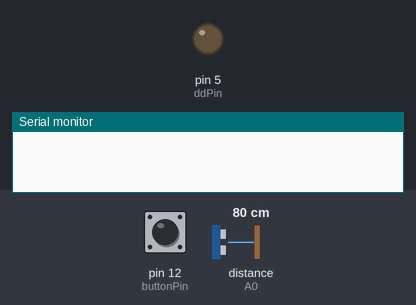
The sketch below on a simulated Arduino Uno, built with avr-gcc and run on an emulated ATmega328P. Parts: output pins drawn as LEDs (lit = HIGH), the last lines printed to the serial monitor. The test bench sets the inputs (shaded band); at power-on: pin 12 (buttonPin) HIGH, distance to the obstacle (sensor on A0) 80 cm. The echo pulse lasts 58.3 µs per cm.

Above: at 0.2 s.
At 3.4 s:
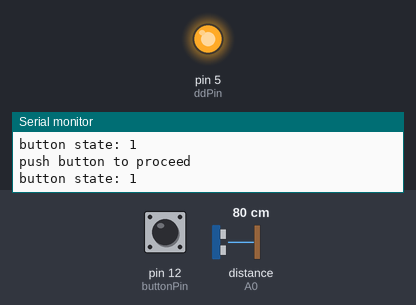
3.5 s: pin 12 (buttonPin) pulled LOW for 0.15 s
5.5 s: distance to the obstacle (sensor on A0) set to 18 cm
8.5 s: distance to the obstacle (sensor on A0) set to 120 cm
Timing chart, 0 to 11.5 s (numbered marks = the images above; inputs shaded):
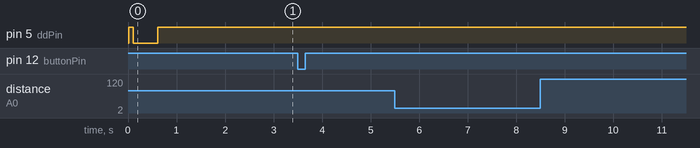

The sketch:

projectFinalV1.ino
```cpp
/*****************************************************************************
 * Rob Sveinson
 * Comp 444 final project
 * Line following roomba
 *
 * Using a Sparkfun line foolower array and a sonar sensor get a roomba to follow
 * a dark line on a light bachground. This will be developed in 5 stages as follows;
 *
 * Stage 1 Sonar: Get the roomba to move in a relatively straight line and stop
 * when approaching an obstacle. This is necessary to protect the line follower
 * array that sticks out in front of the roomba.
 *
 * Stage 2 No controller: Get the roomba to follow the line without applying
 * any control mechanisms. Simply apply additional power to the appropriate
 * wheel when the roombo starts to go off course.
 *
 * Stage 3 Proportional control: Add proportional control so the power is applied
 * proportional to the error. This should eliminate most of the oscilation
 * form the no control version
 *
 * Stage 4 Integral control: Add integral control so that the application of power
 * is affected by the total error. This will hasten the system's stabalization and account
 * for any steady state error.
 *
 * Staghe 5 Derivative control: Add derivative control so that the application of power
 * is affected by the instantaneous slope of the line tangent to the error curve. This will
 * allow the system to settle more quickly by eliminating, or reducing, overshoot, meaning the
 * robot will start to correct before it passes the set point.
 *
 * This is stage 0: run the roomba in a straight line and stop when it gets to withing
 * about 20cm of an obstacle. This safety zone may need some adjustment later but that will
 * be a pretty simple matter.
 */

#include<SoftwareSerial.h>
#define SIG A0

// global scope

const float PIE = 3.14159;        // value of pi used in calculating angles
const int SAFEDIST = 20;          // 20cm safety zone, used for sonar

// pin assignments for arduino to roomba 7 mini-din port

int rxPin = 9;        // from arduino(9) to roomba pin(4) white wire
int txPin = 11;       // to arduino(11) from roomba pin(3) red wire
int ddPin = 5;        // device detect used to wake up roomba
                      // from arduino(5) to roomba pin(5) yellow wire
int buttonPin = 12;   // hold operation until button is pressed

// sonar variables
unsigned long rxTime;   // return time of sonar pulse
float distance;         // distance calculated form return time

SoftwareSerial mySerial(rxPin, txPin);  // new port with 9rx and 11tx
                                  // this means pin 4 on roomba connects to pin 9 on arduino
                                  // pin 3 on roomba connects to pin 11 on arduino

/*****************************************************************
 * start the serial port to print to serial monitor
 * print opening message to serial monitor
 *
 * start mySerial at 19200 baud
 *
 * put roomba into passive mode opcode 128
 * put roomba into safe mode opcode 130 or 131, they seem to do the same thing
 */
void setup(){
  Serial.begin(9600);       // start serial port for monitor
  //Serial.println("hello dave");

  mySerial.begin(19200);       // start software serial for communicating with roomba
                                // use software serial because roomba's tx doesn't always
                                // carry enough voltage to meet arduino's requirements
  delay(10);              // set a short delay to allow the command to propegate

  pinMode (ddPin, OUTPUT);            // set ddPin(5) to output, that's from arduino to roomba
  pinMode(buttonPin, INPUT_PULLUP);   // set the buttonPin(12) as in pullup input pin

  // *** wake up roomba
  wakeUp(); // 2 second delay built into the wakeUp() function

  // ** set roomba mode
  setMode(128);           // put roomba into passive mode
  setMode(131);           // put roomba into safe mode
                          // roomba is now ready to receive commands

  //readyDance();         // jiggle to signal ready to go
  playBeep();             // beep once to indicate waiting for button press
  waitForButton();        // wait for the button to be pushed

  //Serial.println("roomba initialized into safe mode, ready to go");
} // end setup

void loop(){

  // send a high and low ping from the sonar sensor
  ping();
  distance = calcDistance();    // calculate the distance to an object

// drive forward until an obstacle is detected
  while((int)distance > SAFEDIST){
   driveWheels(150, 150);
   ping();
   distance = calcDistance();
   Serial.print("distance to obstacle: ");
   Serial.println(distance);
  } // end while
  stopDrive();
  delay(2000);

  // turn CW about 180 degrees
  //turnCCW(183);

  ping();
  distance = calcDistance();
// drive forward until an obstacle is detected
  while((int)distance > 10){
   driveWheels(150, 150);
   ping();
   distance = calcDistance();
   Serial.print("distance to obstacle: ");
   Serial.println(distance);
  } // end while
  stopDrive();
  delay(2000);

  stopDrive();

/*
  while((int)distance < 100){
    ping();
    distance = calcDistance();
    driveWheels(-100, 100);
  }
*/
  //stopDrive();
  //mySerial.write(173);      // go to off mode


} // end loop

// ************** my functions *****************
/*************************************************
* receive somar echo and calculate distance
***************************************************/

void getInfo(void){
  if (mySerial.available())   //First order of business: listen to Roomba
    Serial.println(mySerial.read());   //writes to USB input from soft serial if connected to laptop serial monitor

} // end getInfo

float calcDistance(void){
  float d;
  // reset pinmode to input to receive the echo
  pinMode(SIG, INPUT);

  // wait for SIG to go high, first echo, start timing
  rxTime = pulseIn(SIG, HIGH);

  // calculate distance based on signal return time
  d = (float)rxTime * 34 / 2000.0;    // convert using mach 1
 return d;
} // end ping

/*************************************************
* send a high and low ping from the sonar sensor
***************************************************/
void ping(void){
  pinMode(SIG, OUTPUT);
  digitalWrite(SIG, HIGH);
  delayMicroseconds(10);
  digitalWrite(SIG, LOW);
} // end ping

/************************************************
 * beep to indicate roomba is waiting for a button press
 ***************************************************/
 void playBeep(void){
   mySerial.write("\x8c\x01\x04\x42\x20\x3e\x20\x42\x20\x3e\x20"); // [140] [1] [4] [68] [32]
   mySerial.write("\x8d\x01"); // [141] [1] play it (in slot 1)
 } // end playBeed

/**********************************************
 * do a little dance to signal that roomba is in safe mode
 * and is ready to start reciving and transmitting
 **********************************************/
 void readyDance(void){
  driveWheels(50, -50);
  delay(250);
  driveWheels(-50, 50);
  delay(500);
  driveWheels(50, -50);
  delay(250);
  stopDrive();
 } // end readyDance()

/********************************************
 * wait for button push to continue
 ********************************************/
void waitForButton(void){
  while(digitalRead(buttonPin)==HIGH){
    Serial.print("button state: ");
    Serial.println(digitalRead(buttonPin));
    Serial.println("push button to proceed");
  } // end while button pin
} // end of waitForButton()

/*******************************************
 * send code 137 to roomba to stop all motors
 ********************************************/
void stopDrive(void){
  mySerial.write(byte(137));
  mySerial.write(byte(0));
  mySerial.write(byte(0));
  mySerial.write(byte(0));
  mySerial.write(byte(0));

// shut down the oi, roomba won't respond to any commands
// cycle the power to re-set mode.
  mySerial.write(byte(173));

} // end stopdrive()

/***********************************************
 * direct drive wheel motors
 * 4 bytes are
 * right velocity high byte
 * right velocity low byte
 * left velocity high byte
 * left velocitn low byte
 *
 * constrain is used to ensure that the parameter values are within
 * range for driving roomba's wheels
 ******************************************************/
void driveWheels(int right, int left)
{
  // compensate for left pull
  float comp = left * 0.1;              // compensate for a left pull in my roomba
  left += (int)comp;
  //Serial.print("left comp speed ");
  //Serial.println(left);
  constrain(right, -500, 500);
  constrain(left, -500, 500);

  mySerial.write(145);            // send code for dirct drive
  mySerial.write(right >> 8);     // send right velocity high byte
  mySerial.write(right);          // send right velocity low byte
  mySerial.write(left >> 8);      // send left velocity high byte
  mySerial.write(left);           // send left velocity low byte
 } // end drive wheels

 void wakeUp (void)
{
  //setWarningLED(ON);
  //Serial.println("wake up, wake up.");
  digitalWrite(ddPin, HIGH);
  delay(100);
  digitalWrite(ddPin, LOW);
  delay(500);
  digitalWrite(ddPin, HIGH);
  delay(2000);
}

void setMode(int modeCode){
  mySerial.write(modeCode);       // put roomba into passive mode
  delay(20);                      // wait for mode change to propegate
} // end setMode
```
